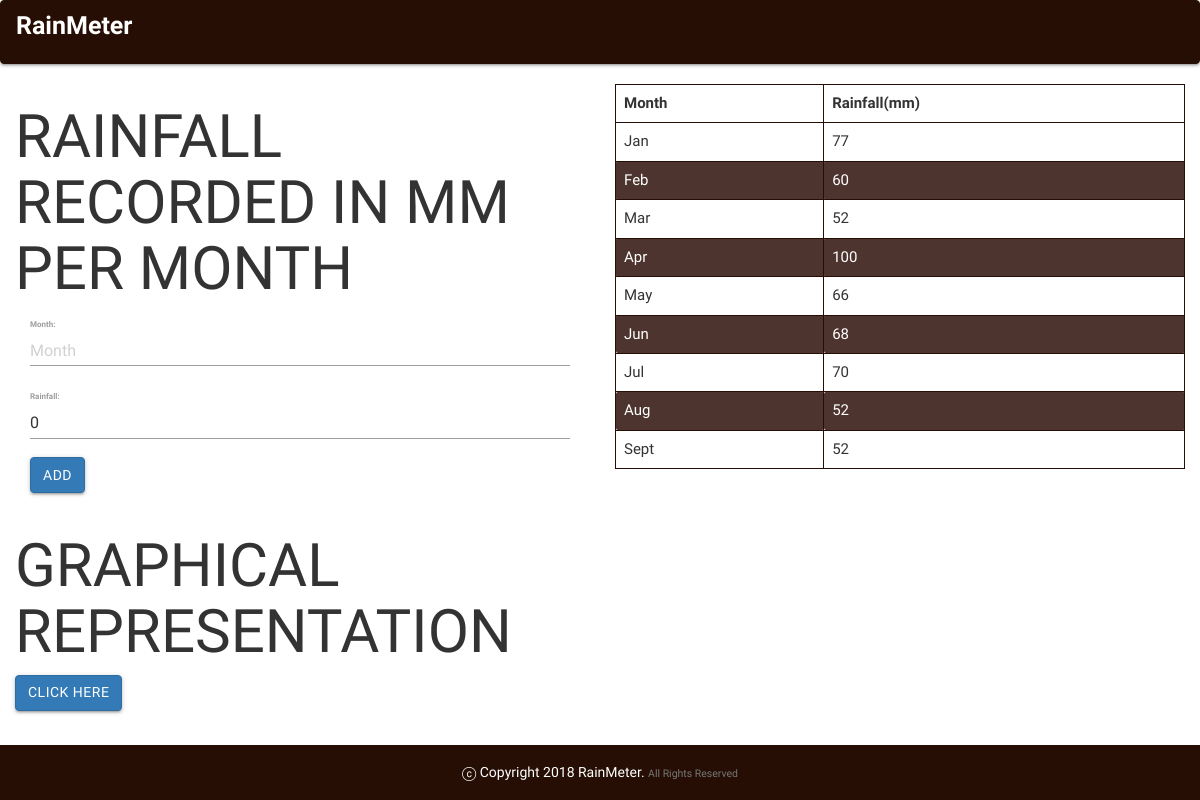
The app's page /, older data.
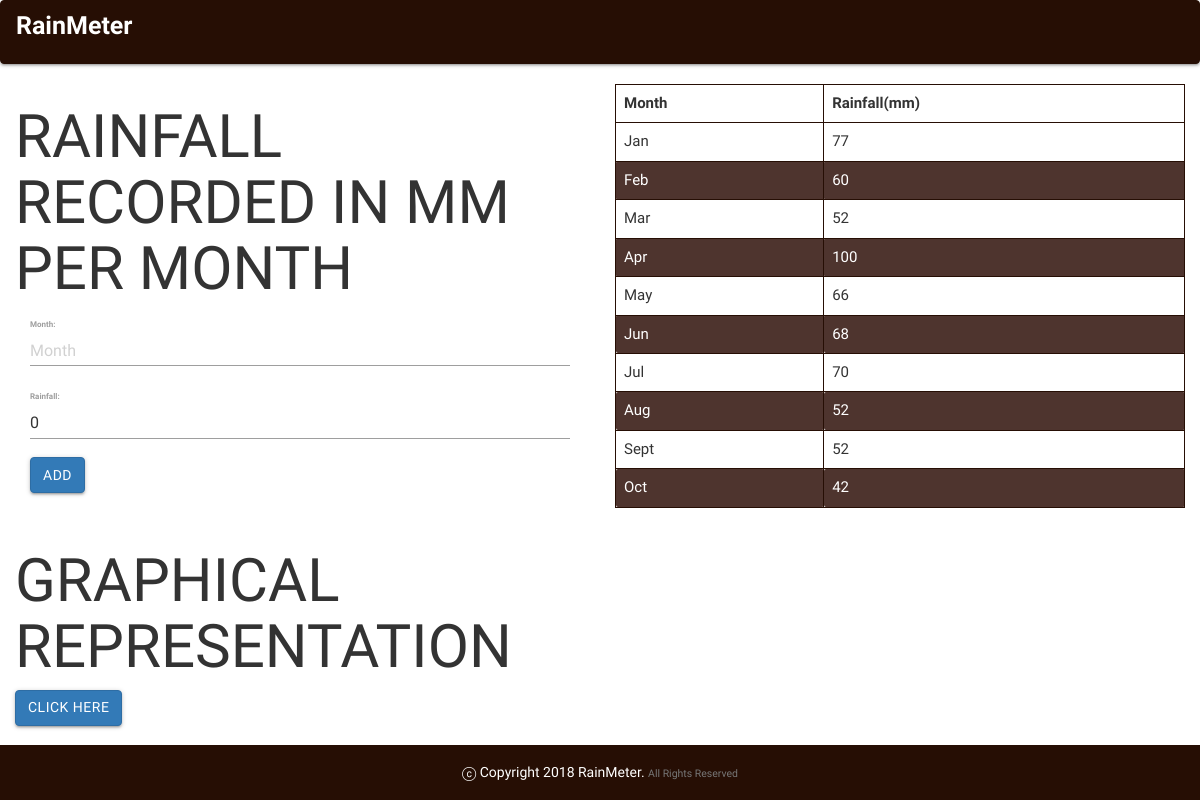
The same page, newer data.
### raindata/models.py (models this page shows, shortened)
class Raindata(models.Model):
    date = models.DateTimeField(auto_now_add=True)
    month = models.CharField(max_length=20, unique=True)
    rainfall = models.IntegerField(default=0) #rainfall in MM

### raindata/views.py (the view)
# urls.py: path('',views.index,name='index'),
def index(request):
    data = Raindata.objects.all()
    if request.method == 'POST':
        form = RainForm(request.POST)
        if form.is_valid():
            raindata = form.save(commit=False)
            raindata.save()
            return redirect(index)
    else:
        form = RainForm()
    return render(request,'index.html',{'data':data,'form':form})

### raindata/forms.py
class RainForm(forms.ModelForm):
    class Meta:
        model = Raindata
        fields = ('__all__')
        widgets = {
            'month':forms.TextInput(attrs={'placeholder': 'Month'})
        }

### raindata/templates/index.html (shortened to what this page needs)
{%extends 'base.html'%}
{%load static%}
{% load chartit %}
{%block content%}
<div class="container-fluid">
  <div class="row">
    <div class="col-md-6">
      <h3 class="header">RAINFALL RECORDED IN MM PER MONTH</h3>
      <div class="container-fluid">
        <form   method="post" enctype="multipart/form-data">
          {{form.as_p}}
          <input type="submit"class="btn btn-primary" name="" value="Add">
        </form>
      </div>
    </div>
    <div class="col-md-6">
      <table id="dts">
        <thead>
        <tr>
          <th>Month</th>
          <th>Rainfall(mm)</th>
        </tr>
      </thead>
      <tbody>
        {%for rain in data%}
        <tr>
          <td>{{rain.month}}</td>
          <td>{{rain.rainfall}}</td>
        </tr>
        {%endfor%}
      </tbody>
      </table>
    </div>
  </div>
</div>
<div class="container-fluid">
  <div class="row">
    <div class="col-sm-6">
      <h3 class="header">GRAPHICAL REPRESENTATION</h3>
      <a class="btn btn-primary" href="{%url 'rainfall_graph' %}">Click Here</a>
    </div>
  </div>
</div>
{%endblock%}

Row changes from the older to the newer data that the page shows:
added Raindata: month "Oct", rainfall "42"
